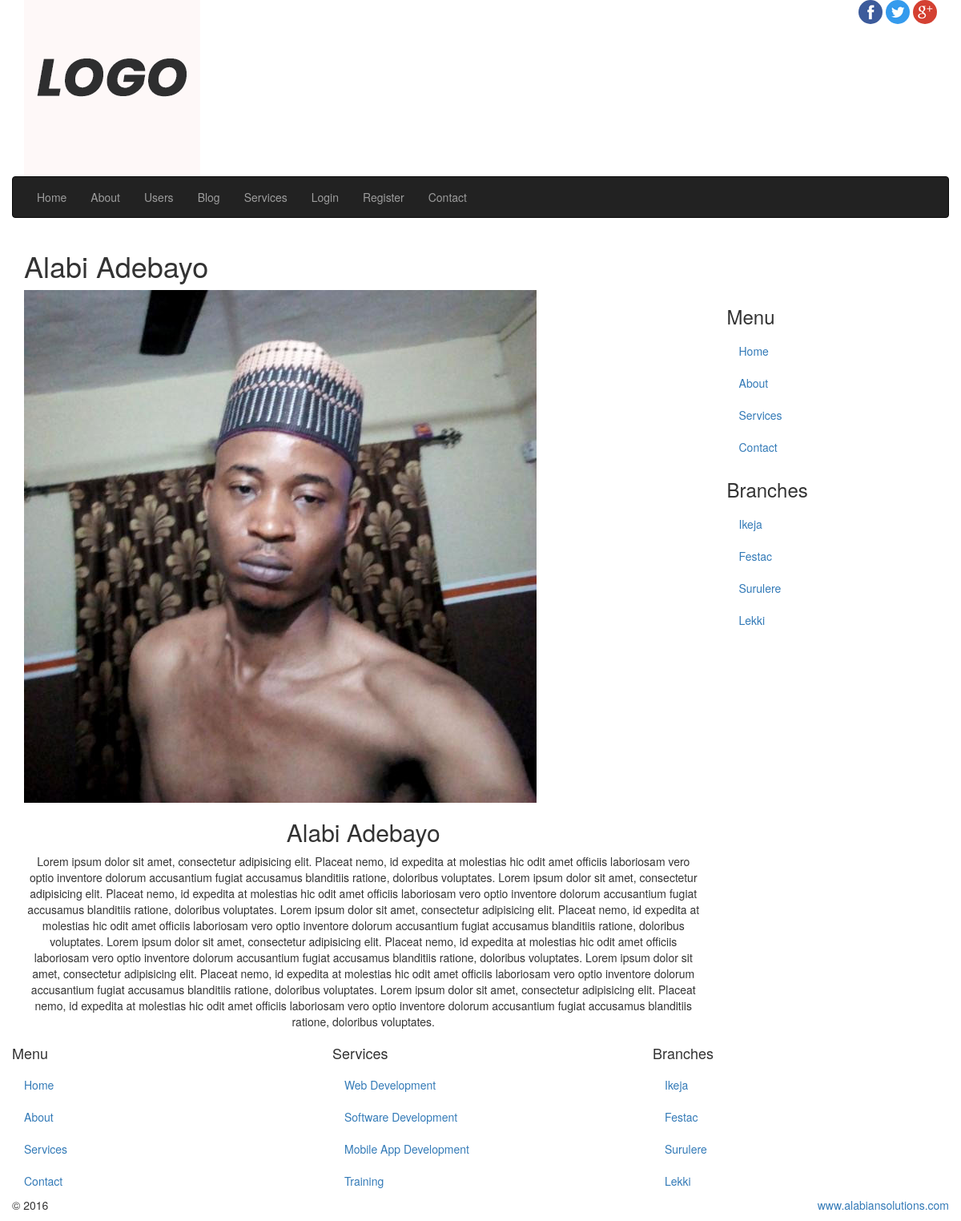
The page /webpages/detail-page/2/ on the database its author committed.
### frontend/models.py (models this page shows, shortened)
class AboutModel(models.Model):
    abt_title = models.CharField(max_length=100)
    abt_image = models.ImageField(blank=True, null=True, upload_to='uploads/')
    biography = models.TextField()
    class Meta():
        verbose_name_plural = 'About Us'

### frontend/views.py (the view)
# urls.py: path('detail-page/<int:abt_id>/', views.about_detail, name='about_detail'),
def about_detail(request, abt_id):
    detail = AboutModel.objects.get(id=abt_id)
    return render(request, 'frontend/detail.html', {'det':detail})

### templates/frontend/detail.html (shortened to what this page needs)
{% extends 'frontend/base.html' %}
{% load static %}
{% block content %}
      <section id="sectionTitle">
        <div class="pageTitle">
          <h1>{{ det.abt_title }}</h1>
        </div>
      </section>
      <section id="content">
        <div class="row">
          <div class="col-sm-9 text-center" id="detailContent">
            {% if det %}
              <div class="contain-img">
                <div class="img-div">
                  <img src="{{ det.abt_image.url }}" class="img-responsive">
                </div>
              </div>
              <div class="detail-content">
                <h2>{{ det.abt_title }}</h2>
                <p>
                  {{ det.biography }}
                </p>
              </div>
            {% endif %}
          </div>
          <aside class="col-sm-3" id="sideBar">
            <div class="widget">
              <h3>Menu</h3>
              <ul class="nav">
                <li><a href="#">Home</a></li>
                <li><a href="#">About</a></li>
                <li><a href="#">Services</a></li>
                <li><a href="#">Contact</a></li>
              </ul>
            </div>
            <div class="widget">
              <h3>Branches</h3>
              <ul class="nav">
                <li><a href="#">Ikeja</a></li>
                <li><a href="#">Festac</a></li>
                <li><a href="#">Surulere</a></li>
                <li><a href="#">Lekki</a></li>
              </ul>
            </div>
          </aside>
        </div>
      </section>
   {% endblock %}

### static/backend/css/style.css (style rules this page uses)
#sideBar { height: 100vh !important; }

### rows shown on the page
AboutModel: abt_title "Alabi Adebayo", abt_image (picture), biography "Lorem ipsum dolor sit amet, consectetur adipisicing elit. Placeat nemo, id expedita at molestias hic odit amet officiis laboriosam vero optio inventore dolorum accusantium fugiat accusamus blanditiis ratione, doloribus voluptates. Lorem ipsum dolor sit amet, consectetur adipisicing elit. Placeat nemo, id expedita at molestias hic odit amet officiis laboriosam vero optio inventore dolorum accusantium fugiat accusamus blanditiis ratione, doloribus voluptates. Lorem ipsum dolor sit amet, consectetur adipisicing elit. Placeat nemo, id expedita at molestias hic odit amet officiis laboriosam vero optio inventore dolorum accusantium fugiat accusamus blanditiis ratione, doloribus voluptates. Lorem…"
